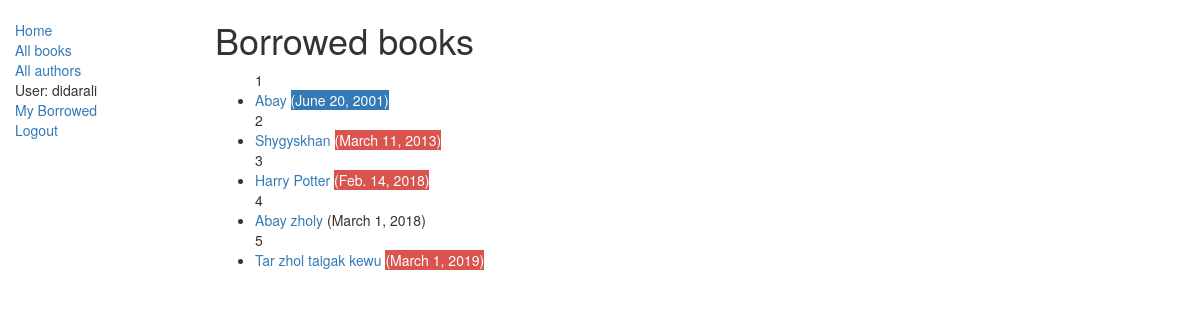
/catalog/mybooks/ (signed in), run on the app's committed database.
### catalog/models.py (models this page shows, shortened)
class BookInstance(models.Model):
    borrower = models.ForeignKey(User, on_delete=models.SET_NULL, null=True, blank=True)
    id = models.UUIDField(primary_key=True, default=uuid.uuid4, help_text="Unique ID for this particular book across whole library")
    book = models.ForeignKey('Book', on_delete=models.SET_NULL, null=True)
    imprint = models.CharField(max_length=200)
    due_back = models.DateField(null=True, blank=True)
    LOAN_STATUS = (
        ('m', 'Maintenance'),
        ('o', 'On loan'),
        ('a', 'Available'),
        ('r', 'Reserved'),
    )
    status = models.CharField(max_length=1, choices=LOAN_STATUS, blank=True, default='m', help_text='Book availability')
    class Meta:
        ordering = ["due_back"]
        permissions = (("can_mark_returned", "Set book as returned"),)

class Book(models.Model):
    title = models.CharField(max_length=200)
    author = models.ForeignKey('Author', on_delete=models.SET_NULL, null=True)
    summary = models.TextField(max_length=1000, help_text='Кітаптың сипаттамасын еңгізіңіз')
    isbn = models.CharField('ISBN',max_length=15, help_text='15 Character <a href="https://www.isbn-international.org/content/what-isbn">ISBN number</a>')
    genre = models.ManyToManyField(Genre, help_text='Select a genre for this book')
    def display_genre(self):
        """
        Creates a string for the Genre. This is required to display genre in Admin.
        """
        return ', '.join([ genre.name for genre in self.genre.all()[:3] ])
    display_genre.short_description = 'Genre'

### catalog/views.py (the view)
# urls.py: path('mybooks/', views.LoanedBooksByUserListView.as_view(), name='my-borrowed'),
class LoanedBooksByUserListView(LoginRequiredMixin,generic.ListView):
    model = BookInstance
    template_name ='catalog/bookinstance_list_borrowed_user.html'
    paginate_by = 10
    def get_queryset(self):
        return BookInstance.objects.filter(borrower=self.request.user).filter(status__exact='o').order_by('due_back')

### catalog/templates/catalog/bookinstance_list_borrowed_user.html
{% extends "base_generic.html" %}
{% block content %}
    <h1>Borrowed books</h1>
    {% if bookinstance_list %}
    <ul>
      {% for bookinst in bookinstance_list %}
      {{ forloop.counter }}
      <li class="{% if bookinst.is_overdue %}text-danger{% endif %}">
        <a href="{% url 'book-detail' bookinst.book.pk %}"> {{bookinst.book.title}}</a> <a class={% if forloop.counter == 0 %}"btn-info"
class={% elif forloop.counter == 1 %}"btn-primary"
class={% elif forloop.counter == 2 %}"btn-danger"
class={% elif forloop.counter == 3 %}"btn-danger"
class={% elif forloop.counter == 4 %}"btn-default"
class={% elif forloop.counter == 5 %}"btn-danger"
class={% elif forloop.counter == 6 %}"btn-danger" {% endif %}>({{ bookinst.due_back }})</a>
      </li>
      {% endfor %}
    </ul>
    {% else %}
      <p>There are no books borrowed.</p>
    {% endif %}
{% endblock %}

### catalog/templates/base_generic.html (shortened to what this page needs)
<!DOCTYPE html>
<html lang="en">
<head>
  <link rel="stylesheet" href="https://maxcdn.bootstrapcdn.com/bootstrap/3.3.7/css/bootstrap.min.css">
  {% load static %}
  <link rel="stylesheet" href="{% static 'css/styles.css' %}">
</head>
<body>
  <div class="container-fluid">
    <div class="row">
      <div class="col-sm-2">
      {% block sidebar %}
      <ul class="sidebar-nav">
          <li><a href="{% url 'index' %}">Home</a></li>
          <li><a href="{% url 'books' %}">All books</a></li>
          <li><a href="{% url 'authors' %}">All authors</a></li>
          {% if user.is_authenticated %}
     <li>User: {{ user.get_username }}</li>
     <li><a href="{% url 'my-borrowed' %}">My Borrowed</a></li>
     <li><a href="{% url 'logout'%}?next={{request.path}}">Logout</a></li>
   {% else %}
     <li><a href="{% url 'login'%}?next={{request.path}}">Login</a></li>
   {% endif %}
      </ul>
     {% endblock %}
      </div>
      <div class="col-sm-10 ">
      {% block content %}{% endblock %}
      </div>
    </div>
  </div>
</body>
</html>

### catalog/static/css/styles.css (style rules this page uses)
.sidebar-nav { margin-top: 20px; padding: 0; list-style: none; }

### data on the page
BookInstance: book "Abay", due_back "June 20, 2001"
BookInstance: book "Shygyskhan", due_back "March 11, 2013"
BookInstance: book "Harry Potter", due_back "Feb. 14, 2018"
BookInstance: book "Abay zholy", due_back "March 1, 2018"
BookInstance: book "Tar zhol taigak kewu", due_back "March 1, 2019"

### other printed values
{{ user.get_username }} "didarali"
